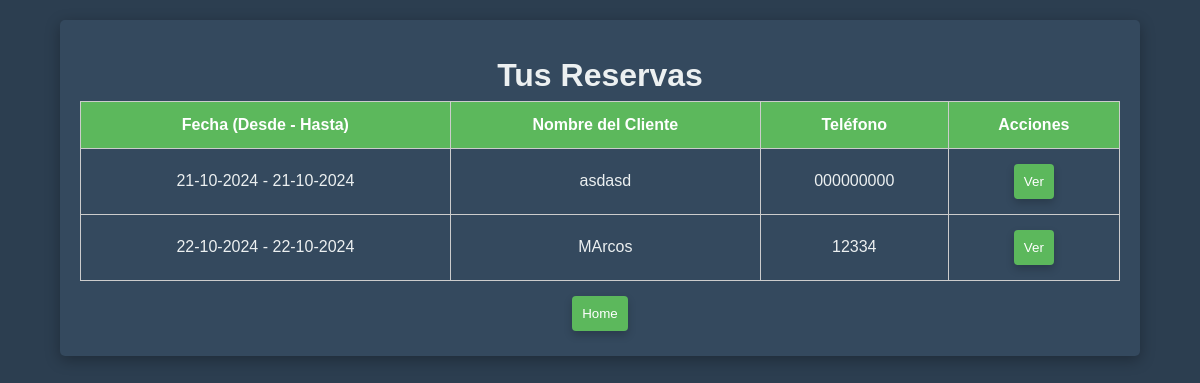
The page /ver_reservas (signed in) on the database as committed earlier.
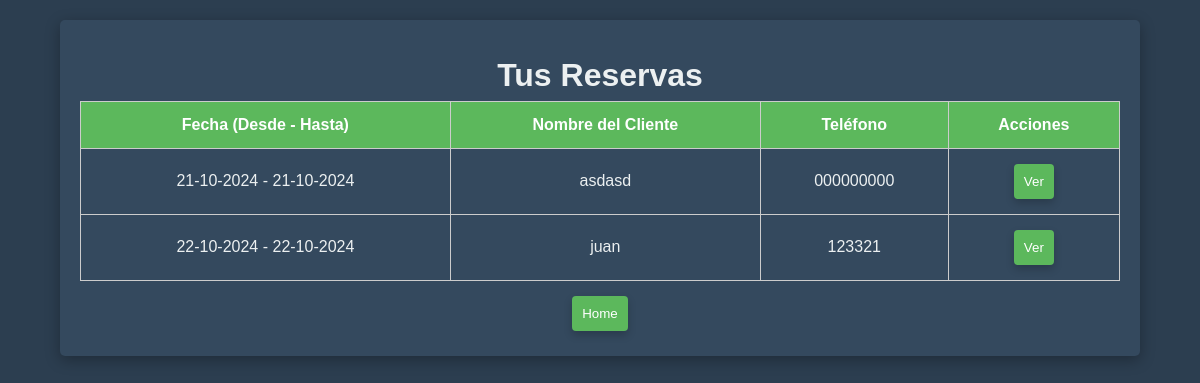
The same page on the database as committed later.
### app.py (models this page shows)
class Reserva(db.Model):
    id = db.Column(db.Integer, primary_key=True)
    usuario_id = db.Column(db.Integer, db.ForeignKey('user.id'), nullable=False)
    fecha_desde = db.Column(db.String(50), nullable=False)
    fecha_hasta = db.Column(db.String(50), nullable=False)
    nombre_cliente = db.Column(db.String(100), nullable=False)
    telefono = db.Column(db.String(15), nullable=False)
    tipo_evento = db.Column(db.String(100), nullable=False)
    total = db.Column(db.Float, nullable=False)
    sena = db.Column(db.Float, nullable=False)
    metodo_pago = db.Column(db.String(50), nullable=False)
    dirigido_a = db.Column(db.String(100), nullable=False)
    resto = db.Column(db.Float, nullable=False)
    observaciones = db.Column(db.String(250), nullable=True)

### app.py (the view)
@app.route('/ver_reservas')
@login_required
def ver_reservas():
    reservas = Reserva.query.filter_by(usuario_id=current_user.id).all()
    for reserva in reservas:
        reserva.fecha_desde = datetime.strptime(reserva.fecha_desde, '%Y-%m-%d').strftime('%d-%m-%Y')
        reserva.fecha_hasta = datetime.strptime(reserva.fecha_hasta, '%Y-%m-%d').strftime('%d-%m-%Y')
    return render_template('ver_reservas.html', reservas=reservas)

### app.py (called while the page is built)
@login_manager.user_loader
def load_user(user_id):
    return db.session.get(User, int(user_id))

### templates/ver_reservas.html (shortened to what this page needs)
<!DOCTYPE html>
<html lang="es">
<head>
    <link rel="stylesheet" href="{{ url_for('static', filename='styles.css') }}">
</head>
<body>
    <div class="container">
        <h1 class="centered">Tus Reservas</h1>
        <table>
            <thead>
                <tr>
                    <th>Fecha (Desde - Hasta)</th>
                    <th>Nombre del Cliente</th>
                    <th>Teléfono</th>
                    <th>Acciones</th>
                </tr>
            </thead>
            <tbody>
                {% for reserva in reservas %}
                <tr>
                    <td>{{ reserva.fecha_desde }} - {{ reserva.fecha_hasta }}</td>
                    <td>{{ reserva.nombre_cliente }}</td>
                    <td>{{ reserva.telefono }}</td>
                    <td>
                        <a href="{{ url_for('ver_detalle_reserva', reserva_id=reserva.id) }}">
                            <button>Ver</button>
                        </a>
                    </td>
                </tr>
                {% endfor %}
            </tbody>
        </table>
        <div class="centered">
            <a href="{{ url_for('home') }}">
                <button>Home</button>
            </a>
        </div>
    </div>
</body>
</html>

### Static/Styles.css (style rules this page uses)
* { margin: 0; padding: 0; box-sizing: border-box; }
body { font-family: 'Arial', sans-serif; background-color: #2c3e50; color: #ecf0f1; line-height: 1.6; }
.centered { text-align: center; margin-top: 10px; }
.container { max-width: 90%; margin: 20px auto; padding: 20px; background: #34495e; border-radius: 5px; box-shadow: 0 4px 15px rgba(0, 0, 0, 0.3); }
button { width: auto; max-width: 150px; padding: 10px; background-color: #5cb85c; color: white; border: none; border-radius: 4px; cursor: pointer; margin: 5px; box-shadow: 0 4px 8px rgba(0,0,0,0.2); }
table { width: 100%; border-collapse: collapse; }
th, td { border: 1px solid #ccc; padding: 10px; text-align: center; }
th { background-color: #5cb85c; color: white; }

### templates/ver_reservas.html (style rules this page uses)
.centered { text-align: center; }

Rows that differ between the two databases and show on the page:
changed Reserva: nombre_cliente "MArcos" → "juan"; telefono "12334" → "123321"
